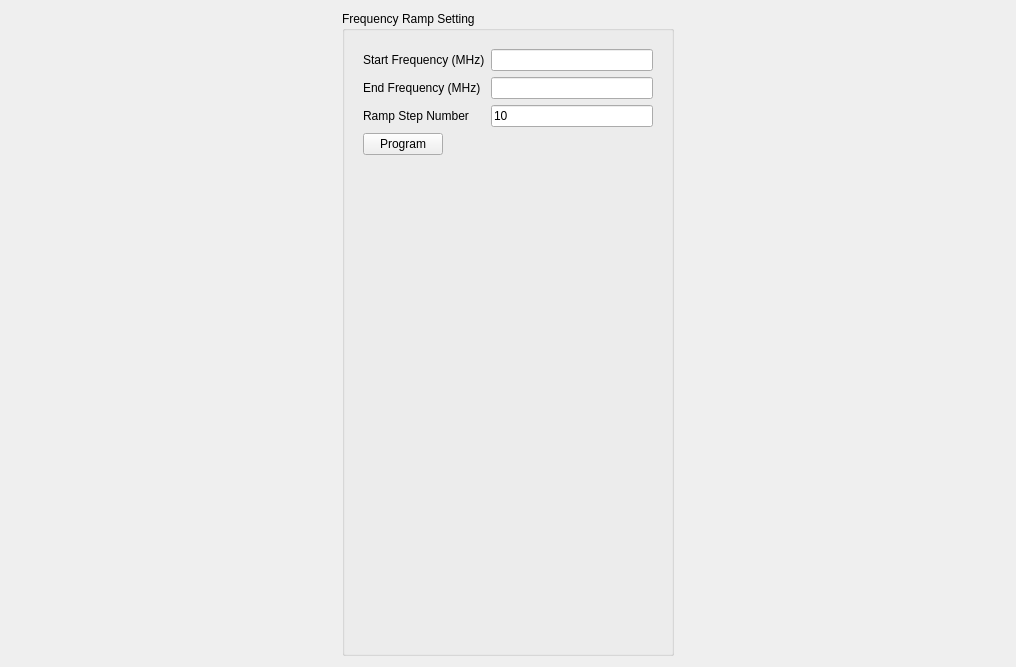
<?xml version="1.0" encoding="UTF-8"?>
<ui version="4.0">
 <class>Form</class>
 <widget class="QWidget" name="Form">
  <property name="geometry">
   <rect>
    <x>0</x>
    <y>0</y>
    <width>1016</width>
    <height>667</height>
   </rect>
  </property>
  <property name="windowTitle">
   <string>Form</string>
  </property>
  <layout class="QHBoxLayout" name="horizontalLayout">
   <item>
    <spacer name="horizontalSpacer">
     <property name="orientation">
      <enum>Qt::Horizontal</enum>
     </property>
     <property name="sizeHint" stdset="0">
      <size>
       <width>286</width>
       <height>20</height>
      </size>
     </property>
    </spacer>
   </item>
   <item>
    <layout class="QVBoxLayout" name="verticalLayout_3">
     <item>
      <widget class="QGroupBox" name="formGroupBox">
       <property name="sizePolicy">
        <sizepolicy hsizetype="Preferred" vsizetype="Preferred">
         <horstretch>0</horstretch>
         <verstretch>0</verstretch>
        </sizepolicy>
       </property>
       <property name="title">
        <string>Frequency Ramp Setting</string>
       </property>
       <property name="flat">
        <bool>false</bool>
       </property>
       <layout class="QVBoxLayout" name="verticalLayout_2">
        <item>
         <widget class="QWidget" name="formWidget" native="true">
          <layout class="QFormLayout" name="formLayout">
           <item row="0" column="0">
            <widget class="QLabel" name="start_label">
             <property name="text">
              <string>Start Frequency (MHz)</string>
             </property>
            </widget>
           </item>
           <item row="1" column="0">
            <widget class="QLabel" name="end_label">
             <property name="text">
              <string>End Frequency (MHz)</string>
             </property>
            </widget>
           </item>
           <item row="2" column="0">
            <widget class="QLabel" name="step_label">
             <property name="text">
              <string>Ramp Step Number</string>
             </property>
            </widget>
           </item>
           <item row="2" column="1">
            <widget class="QLineEdit" name="step_lineEdit">
             <property name="text">
              <string>10</string>
             </property>
            </widget>
           </item>
           <item row="5" column="0">
            <widget class="QLabel" name="printer">
             <property name="text">
              <string/>
             </property>
            </widget>
           </item>
           <item row="0" column="1">
            <widget class="QLineEdit" name="start_lineEdit"/>
           </item>
           <item row="1" column="1">
            <widget class="QLineEdit" name="end_lineEdit"/>
           </item>
           <item row="4" column="0">
            <widget class="QPushButton" name="send_pushButton">
             <property name="text">
              <string>Program</string>
             </property>
            </widget>
           </item>
          </layout>
         </widget>
        </item>
       </layout>
      </widget>
     </item>
    </layout>
   </item>
   <item>
    <spacer name="horizontalSpacer_2">
     <property name="orientation">
      <enum>Qt::Horizontal</enum>
     </property>
     <property name="sizeHint" stdset="0">
      <size>
       <width>285</width>
       <height>20</height>
      </size>
     </property>
    </spacer>
   </item>
  </layout>
 </widget>
 <resources/>
 <connections/>
</ui>
